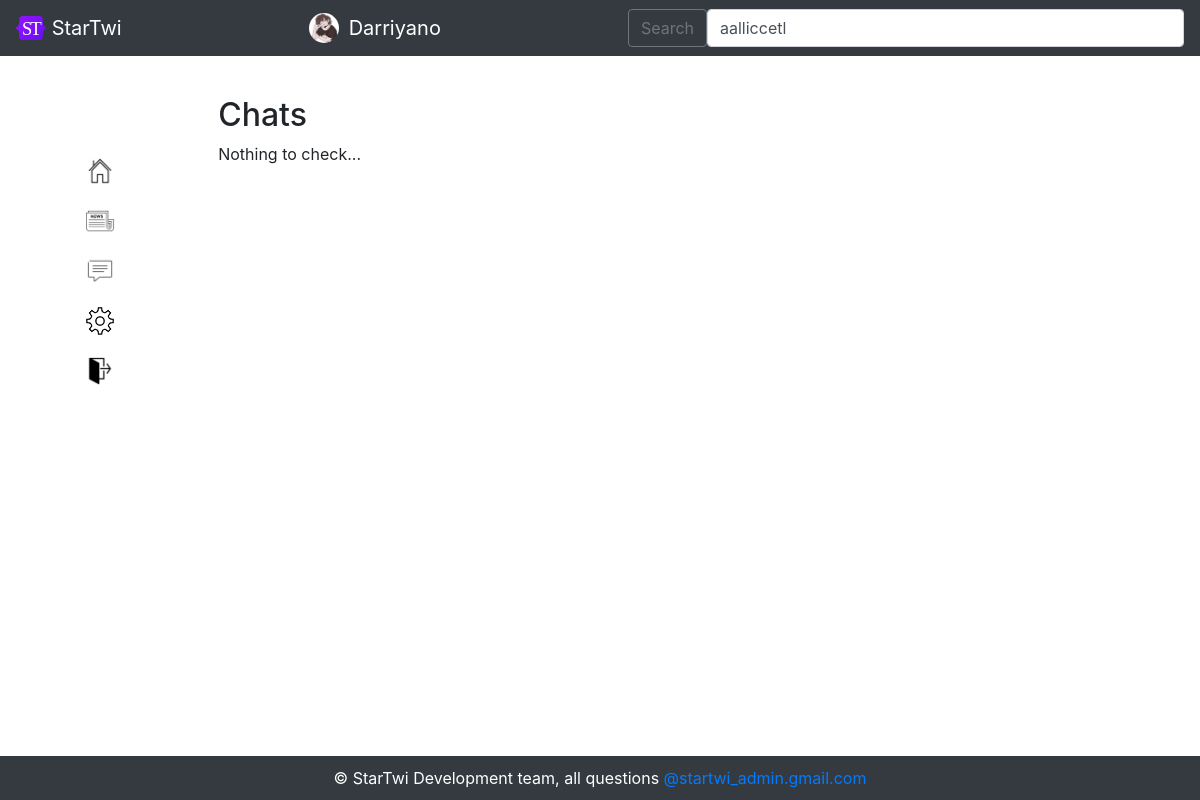
/chats (signed in), run on an earlier commit of the app's database.
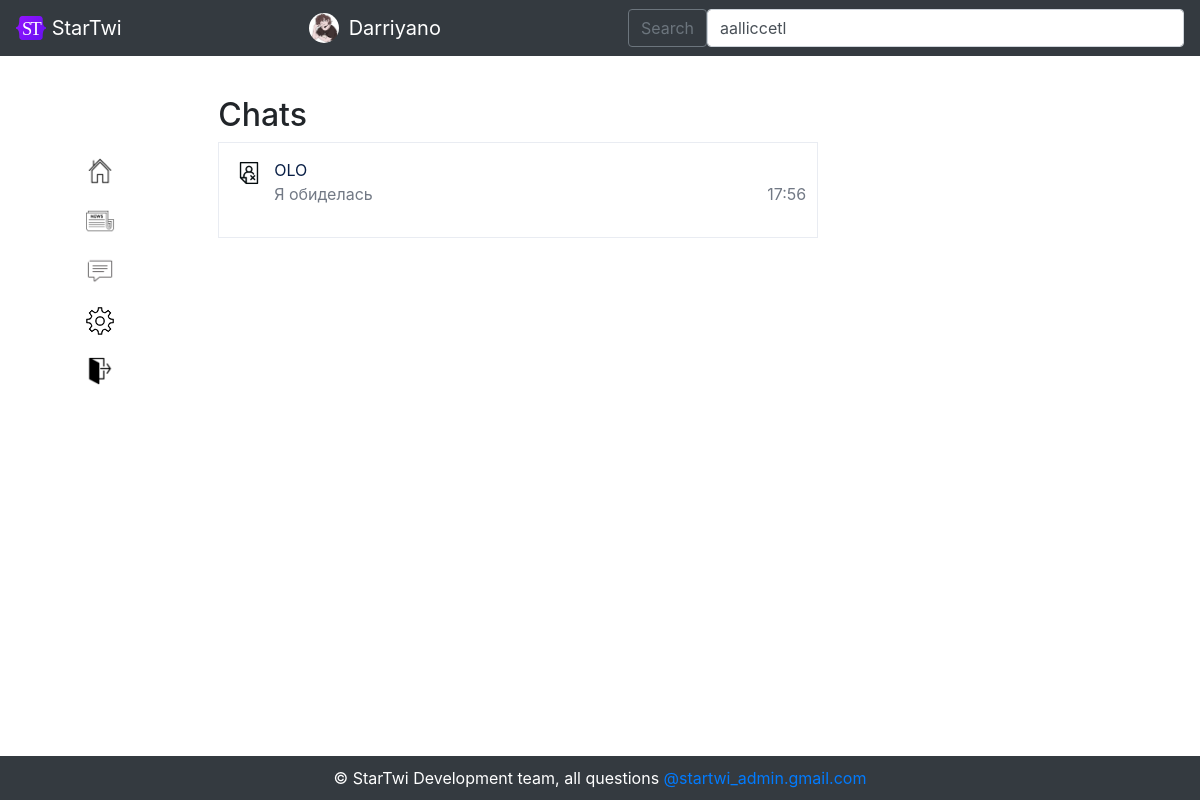
And on a later commit of the database.
### data/users.py (models this page shows, shortened)
class User(SqlAlchemyBase, UserMixin):
    __tablename__ = 'users'
    id = sqlalchemy.Column(sqlalchemy.Integer, primary_key=True, autoincrement=True)
    username = sqlalchemy.Column(sqlalchemy.String, unique=True, nullable=True)
    year_of_birth = sqlalchemy.Column(sqlalchemy.Integer, nullable=True)
    month_of_birth = sqlalchemy.Column(sqlalchemy.Integer, nullable=True)
    day_of_birth = sqlalchemy.Column(sqlalchemy.Integer, nullable=True)
    country = sqlalchemy.Column(sqlalchemy.String, nullable=True)
    email = sqlalchemy.Column(sqlalchemy.String, unique=True, nullable=True)
    hashed_password = sqlalchemy.Column(sqlalchemy.String, nullable=True)
    modified_date = sqlalchemy.Column(sqlalchemy.DateTime, default=datetime.datetime.now())
    photo = sqlalchemy.Column(sqlalchemy.String, unique=True, nullable=True)
    about_me = sqlalchemy.Column(sqlalchemy.String, unique=True, nullable=True)
    followers = sqlalchemy.Column(sqlalchemy.String, nullable=True, default=' ')
    following = sqlalchemy.Column(sqlalchemy.String, nullable=True, default=' ')
    restrict = sqlalchemy.Column(sqlalchemy.Boolean, nullable=True, default=False)
    blacklist = sqlalchemy.Column(sqlalchemy.String, nullable=True, default=' ')

### data/messages.py (models this page shows)
class Messages(SqlAlchemyBase):
    __tablename__ = 'messages'
    id = sqlalchemy.Column(sqlalchemy.Integer, primary_key=True, autoincrement=True)
    from_id = sqlalchemy.Column(sqlalchemy.Integer, sqlalchemy.ForeignKey("users.id"))
    to_id = sqlalchemy.Column(sqlalchemy.Integer, sqlalchemy.ForeignKey("users.id"))
    message_text = sqlalchemy.Column(sqlalchemy.String, nullable=True)
    sending_time = sqlalchemy.Column(sqlalchemy.DateTime, default=datetime.datetime.now())

### main.py (the view)
@app.route('/chats', methods=['GET', 'POST'])
@login_required
def chats():
    db_sess = db_session.create_session()
    interlocutor_id = db_sess.query(Messages).filter(
        (Messages.from_id == current_user.id) | (Messages.to_id == current_user.id))
    interlocutor_users = [db_sess.query(User).filter(User.id == message.from_id).first() for message in
                          interlocutor_id] + \
                         [db_sess.query(User).filter(User.id == message.to_id).first() for message in interlocutor_id]
    interlocutor_users = [user for user in interlocutor_users if user.id != current_user.id]
    i = 0
    while len(interlocutor_users) != len(set(interlocutor_users)):
        if interlocutor_users.index(interlocutor_users[i]) != i:
            interlocutor_users.remove(interlocutor_users[i])
        else:
            i += 1
    interlocutor_users.sort(
        key=lambda x: list(map(lambda x: x.from_id if x.from_id != current_user.id else x.to_id, interlocutor_id))[
                      ::-1].index(x.id))
    interlocutor_last_messages = []
    for user in interlocutor_users:
        messages = db_sess.query(Messages).filter(
            ((Messages.from_id == user.id) / (Messages.to_id == current_user.id)) |
            ((Messages.to_id == user.id) / (Messages.from_id == current_user.id))).all()
        if messages:
            interlocutor_last_messages.append(messages[::-1][0])
    message = "" if interlocutor_users else "Nothing to check..."
    cipher = Fernet(cipher_key)
    return render_template('chats.html', title='Messenger',
                           url_for=url_for, user_class=User, userlist=get_userlist(),
                           css_file=url_for('static', filename='css/style.css'), cipher=cipher,
                           chat_list=interlocutor_users, interlocutor_last_messages=interlocutor_last_messages,
                           str=str, db_sess_query_user=db_sess.query(User), datetime=datetime, message_sys=message
                           )

### data/db_session.py (called while the page is built)
def create_session() -> Session:
    global __factory
    return __factory()

### main.py (called while the page is built)
@login_manager.user_loader
def load_user(user_id):
    db_sess = db_session.create_session()
    return db_sess.query(User).get(user_id)

def get_userlist():
    return sorted(db_session.create_session().query(User).filter(User.username != current_user.username),
                  key=lambda x: [0 if str(x.id) in current_user.following.split(', ') else 1,
                                 - len(list(set(current_user.following.split(', ')) & set(
                                     x.following.split(', ')))),
                                 - len(list(set(current_user.followers.split(', ')) & set(
                                     x.followers.split(', ')))),
                                 x.username])

### templates/chats.html
{% extends "base_logged_in.html" %}
{% block content %}
<div class="block">
    <div class="chats_box">
        <h2>Chats</h2>
        {{ message_sys }}
        <table class="chats">
            {% for user in chat_list %}
                <tr><td><img src="{{ url_for('static', filename='img/' + user.photo) }}" alt="" width="50"  class="icon" style="margin: 0px; margin-right: 10px;"><a href="/messenger/{{ user.username }}" style="text-decoration: none;">{{ user.username }}<br>
                    {% if interlocutor_last_messages[chat_list.index(user)].from_id == current_user.id %}
                        <img src="{{ url_for('static', filename='img/' + current_user.photo) }}" class="icon" style="margin: 0px; margin-right: 10px; margin-top:0%; width:20px; height: 20px;">
                        {% set message = interlocutor_last_messages[chat_list.index(user)] %}
                        <p>{{ cipher.decrypt(message.message_text).decode('utf-8') }}
                            <span style="float:right; margin-right:10px;">
                            {% if message.sending_time.day == datetime.today().day and message.sending_time.month == datetime.today().month and message.sending_time.year == datetime.today().year %}
                                {{ message.sending_time.hour }}:{{ str(message.sending_time.minute) if (str(message.sending_time.minute)) | length == 2 else '0' + str(message.sending_time.minute)}}
                            {% else %}
                                {% set month = ['jan', 'feb', 'mar', 'apr', 'may', 'jun', 'jul', 'aug', 'sep', 'oct', 'nov', 'dec'] %}
                                {{ message.sending_time.day }} {{ month[message.sending_time.month - 1] }}
                            {% endif %}
                            </span>
                        </p></a>
                    {% else %}
                        {% set message = interlocutor_last_messages[chat_list.index(user)] %}
                        <p>{{ cipher.decrypt(message.message_text).decode('utf-8') }}
                            <span style="float:right; margin-right:10px;">
                            {% if message.sending_time.day == datetime.today().day and message.sending_time.month == datetime.today().month and message.sending_time.year == datetime.today().year %}
                                {{ message.sending_time.hour }}:{{ str(message.sending_time.minute) if (str(message.sending_time.minute)) | length == 2 else '0' + str(message.sending_time.minute)}}
                            {% else %}
                                {% set month = ['jan', 'feb', 'mar', 'apr', 'may', 'jun', 'jul', 'aug', 'sep', 'oct', 'nov', 'dec'] %}
                                {{ message.sending_time.day }} {{ month[message.sending_time.month - 1] }}
                            {% endif %}
                            </span>
                        </p></a>
                    {% endif %}
                </td></tr>
            {% endfor %}
        </table>
    </div>
</div>
{% endblock %}

What changed in the data, as far as the page shows it:
added User: photo (picture), username "OLO"
added Messages: decrypt "Я обиделась", sending_time.hour "17", sending_time "56"
Also different on the page:
{{ message_sys }}: "Nothing to check..." → (not shown)
